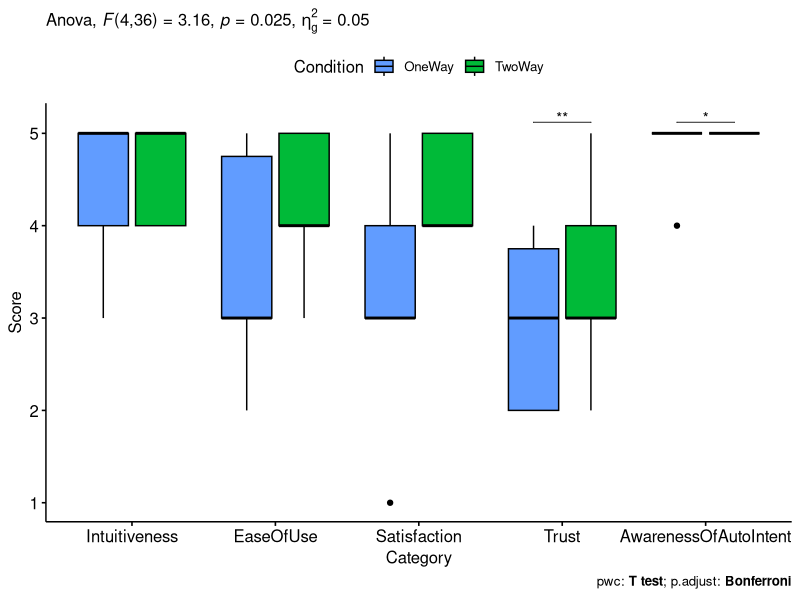
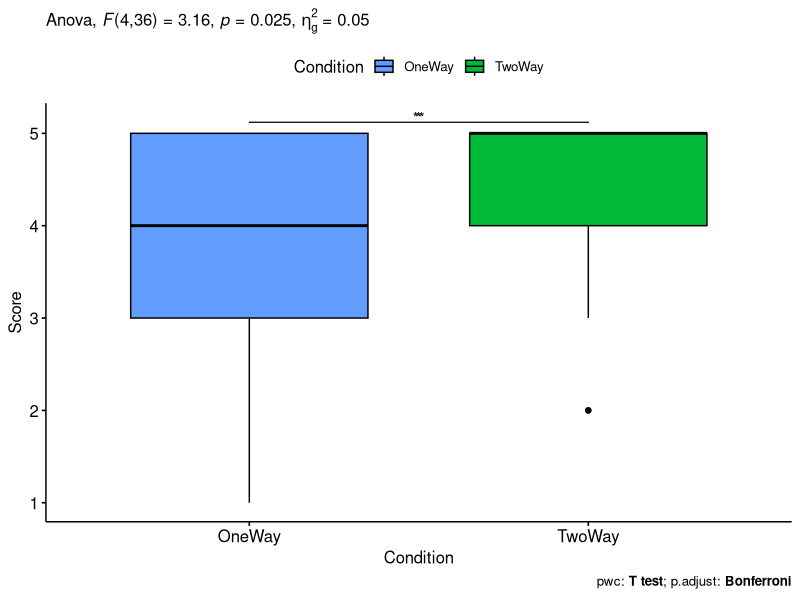
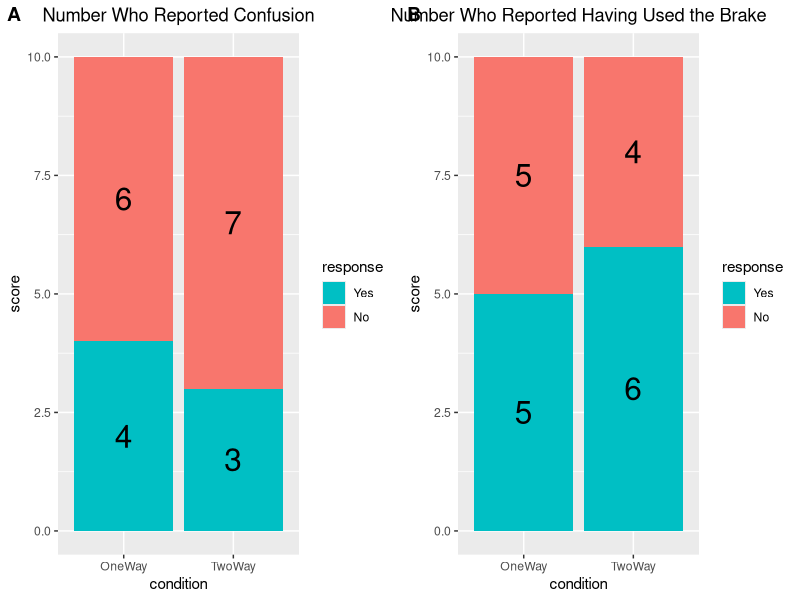
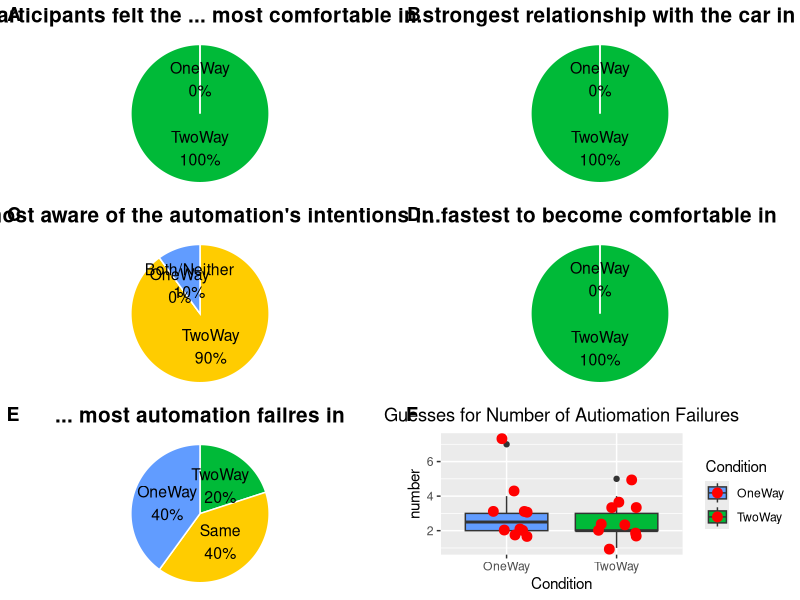

Source code (R) for these figures, in order:
library(ggplot2)
library(dplyr)
OneWaySurvey<-read.csv(file="OneWaySurvey.csv") 
OneWay <- data.frame(
  Participants=c(OneWaySurvey[, c(1)] ),
  Question=c(OneWaySurvey[, c(2)] ),
  Score=c(OneWaySurvey[, c(3)] )
)
OneWay$Condition <- "OneWay"

TwoWaySurvey<-read.csv(file="TwoWaySurvey.csv") 
TwoWay <- data.frame(
  Participants=c(TwoWaySurvey[, c(1)] ),
  Question=c(TwoWaySurvey[, c(2)] ),
  Score=c(TwoWaySurvey[, c(3)] )
)
TwoWay$Condition <- "TwoWay"

# Bar Graph Displaying Rankings
intuitive <- "Intuitiveness"
easeOfUse <- "Ease"
satisfaction <- "Satisfaction"
control <- "control"
trust <- "trust"
intentAwareness <- "intent"

intuitiveOneWay <- OneWay[grep(intuitive, OneWay$Question), ]
easeOfUseOneWay <- OneWay[grep(easeOfUse, OneWay$Question), ]
satisfactionOneWay <- OneWay[grep(satisfaction, OneWay$Question), ]
trustOneWay <- OneWay[grep(trust, OneWay$Question), ]
intentAwarenessOneWay <- OneWay[grep(intentAwareness, OneWay$Question), ]

intuitiveTwoWay <- TwoWay[grep(intuitive, TwoWay$Question), ]
easeOfUseTwoWay <- TwoWay[grep(easeOfUse, TwoWay$Question), ]
satisfactionTwoWay <- TwoWay[grep(satisfaction, TwoWay$Question), ]
trustTwoWay <- TwoWay[grep(trust, TwoWay$Question), ]
intentAwarenessTwoWay <- TwoWay[grep(intentAwareness, TwoWay$Question), ]

combined_intuitive <- rbind(intuitiveOneWay, intuitiveTwoWay)
combined_intuitive <- subset(combined_intuitive, select = -Question)
combined_intuitive$Category <- "Intuitiveness"
combined_ease <- rbind(easeOfUseOneWay, easeOfUseTwoWay)
combined_ease <- subset(combined_ease, select = -Question)
combined_ease$Category <- "EaseOfUse"
combined_sat <- rbind(satisfactionOneWay, satisfactionTwoWay)
combined_sat <- subset(combined_sat, select = -Question)
combined_sat$Category <- "Satisfaction"
combined_trust <- rbind(trustOneWay, trustTwoWay)
combined_trust <- subset(combined_trust, select = -Question)
combined_trust$Category <- "Trust"
combined_awareness <- rbind(intentAwarenessOneWay, intentAwarenessTwoWay)
combined_awareness <- subset(combined_awareness, select = -Question)
combined_awareness$Category <- "AwarenessOfAutoIntent"

surveyData <- rbind(combined_intuitive, combined_ease, combined_sat, combined_trust, combined_awareness)

library(tidyverse)
library(ggpubr)
library(rstatix)

# Summary Stats
surveyData %>%
  group_by(Condition, Category) %>%
  get_summary_stats(Score, type = "mean_sd")
# actual anova
res.aov <- anova_test(
  data = surveyData, dv = Score, wid = Participants,
  within = c(Condition, Category)
)
get_anova_table(res.aov)
# Pairwise comparisons between Conditions
pwc <- surveyData %>%
  group_by(Category) %>%
  pairwise_t_test(
    Score ~ Condition, paired = TRUE,
    p.adjust.method = "bonferroni"
  )
pwc
# Boxplot of summary stats
pwc <- pwc %>% add_xy_position(x = "Category")
bxp <- ggboxplot(
  surveyData, x = "Category", y = "Score",
  fill = "Condition", palette = c("#619cff", "#00ba38") 
)
bxp + 
  stat_pvalue_manual(pwc, tip.length = 0, hide.ns = TRUE) +
  labs(
    subtitle = get_test_label(res.aov, detailed = TRUE),
    caption = get_pwc_label(pwc)
  )

# Boxplot of summary stats for Condition
pwc <- pwc %>% add_xy_position(x = "Condition")
bxp <- ggboxplot(
  surveyData, x = "Condition", y = "Score",
  fill = "Condition", palette = c("#619cff", "#00ba38") 
)
bxp + 
  stat_pvalue_manual(pwc, tip.length = 0, hide.ns = TRUE) +
  labs(
    subtitle = get_test_label(res.aov, detailed = TRUE),
    caption = get_pwc_label(pwc) 
  )

############################################################################
############################################################################
# Confusion and Braking Bar Charts 
############################################################################
library(ggplot2)
# Example data
confusion <- data.frame(
  condition = c("OneWay", "OneWay", "TwoWay", "TwoWay"),
  response = c("Yes", "No", "Yes", "No"),
  score = c(4, 6, 3, 7)
)
cplot <- ggplot(confusion, aes(x = condition, y = score, fill = response, label = score)) +
  geom_col() +
  guides(fill = guide_legend(reverse = TRUE))+
  labs(title = "Number Who Reported Confusion") +
  theme(plot.title = element_text(hjust=0.5)) +
  geom_text(size = 8, position = position_stack(vjust = 0.5)) 
###########################################################################
  library(ggplot2)
  # Example data
  brake <- data.frame(
    condition = c("OneWay", "OneWay", "TwoWay", "TwoWay"),
    response = c("Yes", "No", "Yes", "No"),
    score = c(5, 5, 6, 4)
  )
  bplot <- ggplot(brake, aes(x = condition, y = score, fill = response, label = score)) +
  geom_col() +
    guides(fill = guide_legend(reverse = TRUE))+
    labs(title = "Number Who Reported Having Used the Brake") +
    theme(plot.title = element_text(hjust=0.5)) +
    geom_text(size = 8, position = position_stack(vjust = 0.5))  
###########################################################################
  library(ggpubr)
  ggarrange(cplot, bplot, 
            labels = c("A", "B"),
            ncol = 2, nrow = 1)
###########################################################################
# Pie Charts 
  library(ggplot2)
  library(dplyr)
  
    Comfort <- data.frame(
    group=c("OneWay", "TwoWay"),
    value=c(0,10)
  )
  Comfort <- Comfort %>% 
    arrange(desc(group)) %>%
    mutate(prop = value / sum(Comfort$value) *100) %>%
    mutate(ypos = cumsum(prop)- 0.5*prop )
  Comfort$percent <- scales::percent(Comfort$value / sum(Comfort$value))
  Comfort$label <- paste(Comfort$group, Comfort$percent, sep = "\n")
  # comfort piechart
  c <- ggplot(Comfort, aes(x="", y=prop, fill=group)) +
    geom_bar(stat="identity", width=1, color="white") +
    coord_polar("y", start=0) +
    theme_void() + 
    theme(legend.position="none") +
    geom_text(aes(y = ypos, label = label), color = "black", size=4) +
    scale_fill_brewer(palette="Set1") +
    labs(title = "Participants felt the ... most comfortable in") +
    theme(plot.title = element_text(size=15, hjust=0.5, face = "bold", line = 0.3)) +
    scale_fill_manual(values=c("#619cff", "#00ba38")) 
  ####################################
  relationship <- data.frame(
    group=c("OneWay", "TwoWay"),
    value=c(0,10)
  )
  relationship <- relationship %>% 
    arrange(desc(group)) %>%
    mutate(prop = value / sum(relationship$value) *100) %>%
    mutate(ypos = cumsum(prop)- 0.5*prop )
  relationship$percent <- scales::percent(relationship$value / sum(relationship$value))
  relationship$label <- paste(relationship$group, relationship$percent, sep = "\n")
  # comfort piechart
  r <- ggplot(relationship, aes(x="", y=prop, fill=group)) +
    geom_bar(stat="identity", width=1, color="white") +
    coord_polar("y", start=0) +
    theme_void() + 
    theme(legend.position="none") +
    geom_text(aes(y = ypos, label = label), color = "black", size=4) +
    scale_fill_brewer(palette="Set1") +
    labs(title = "...strongest relationship with the car in") +
    theme(plot.title = element_text(size=15, hjust=0.5, face = "bold", line = 0.3)) +
    scale_fill_manual(values=c("#619cff", "#00ba38"))
  ####################################
  aware <- data.frame(
    group=c("OneWay", "TwoWay", "Both/Neither"),
    value=c(0,9, 1)
  )
  aware <- aware %>% 
    arrange(desc(group)) %>%
    mutate(prop = value / sum(aware$value) *100) %>%
    mutate(ypos = cumsum(prop)- 0.5*prop )
  aware$percent <- scales::percent(aware$value / sum(aware$value))
  aware$label <- paste(aware$group, aware$percent, sep = "\n")
  # comfort piechart
  a <- ggplot(aware, aes(x="", y=prop, fill=group)) +
    geom_bar(stat="identity", width=1, color="white") +
    coord_polar("y", start=0) +
    theme_void() + 
    theme(legend.position="none") +
    geom_text(aes(y = ypos, label = label), color = "black", size=4) +
    scale_fill_brewer(palette="Set1") +
    labs(title = "...most aware of the automation's intentions in") +
    theme(plot.title = element_text(size=15, hjust=0.5, face = "bold", line = 0.3)) +
    scale_fill_manual(values=c("#619cff", "#00ba38", "#FFCC00"))
  ####################################
  comfortableness <- data.frame(
    group=c("OneWay", "TwoWay"),
    value=c(0,10)
  )
  comfortableness <- comfortableness %>% 
    arrange(desc(group)) %>%
    mutate(prop = value / sum(comfortableness$value) *100) %>%
    mutate(ypos = cumsum(prop)- 0.5*prop )
  comfortableness$percent <- scales::percent(comfortableness$value / sum(comfortableness$value))
  comfortableness$label <- paste(comfortableness$group, comfortableness$percent, sep = "\n")
  # comfort piechart
  cn <- ggplot(comfortableness, aes(x="", y=prop, fill=group)) +
    geom_bar(stat="identity", width=1, color="white") +
    coord_polar("y", start=0) +
    theme_void() + 
    theme(legend.position="none") +
    geom_text(aes(y = ypos, label = label), color = "black", size=4) +
    scale_fill_brewer(palette="Set1") +
    labs(title = "...fastest to become comfortable in") +
    theme(plot.title = element_text(size=15, hjust=0.5, face = "bold", line = 0.3)) +
    scale_fill_manual(values=c("#619cff", "#00ba38"))
  ####################################
  failures <- data.frame(
    group=c("OneWay", "TwoWay", "Same"),
    value=c(4,2,4)
  )
  failures <- failures %>% 
    arrange(desc(group)) %>%
    mutate(prop = value / sum(failures$value) *100) %>%
    mutate(ypos = cumsum(prop)- 0.5*prop )
  failures$percent <- scales::percent(failures$value / sum(failures$value))
  failures$label <- paste(failures$group, failures$percent, sep = "\n")
  # comfort piechart
  f <- ggplot(failures, aes(x="", y=prop, fill=group)) +
    geom_bar(stat="identity", width=1, color="white") +
    coord_polar("y", start=0) +
    theme_void() + 
    theme(legend.position="none") +
    geom_text(aes(y = ypos, label = label), color = "black", size=4) +
    scale_fill_brewer(palette="Set1") +
    labs(title = "... most automation failres in") +
    theme(plot.title = element_text(size=15, hjust=0.5, face = "bold", line = 0.3)) +
    scale_fill_manual(values=c("#619cff", "#FFCC00", "#00ba38"))
  ####################################
  library(ggplot2)
  library(dplyr)
  guesses<-read.csv(file="FailureGuesess.csv") 
  guesses <- data.frame(
    participantNumber=c(guesses[, c(1)] ),
    Condition=c(guesses[, c(2)] ),
    number=c(guesses[, c(3)] )
  )
  condition_colors <- c(NoWay = "#f8766d", OneWay = "#619cff", TwoWay = "#00ba38")

  guessessss <- ggplot(guesses, aes(x=Condition, y=number, fill=Condition)) + 
    geom_boxplot() +
    scale_fill_manual(values=c("#619cff", "#00ba38")) +
    labs(title = "Guesses for Number of Autiomation Failures") +
    theme(plot.title = element_text(hjust=0.5)) +
    geom_point(position = position_jitter(width = 0.2), color = "red", size = 3)
  ###########################################################################
  library(ggpubr)
  ggarrange(c, r, a, cn, f, guessessss,
            labels = c("A", "B", "C", "D", "E", "F"),
            ncol = 2, nrow = 3)
  ###########################################################################
    
  